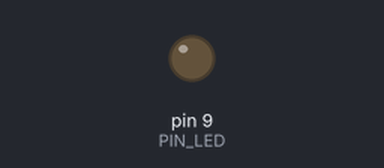
Recording of a sketch running on a simulated Arduino Uno, built with avr-gcc and run on an emulated ATmega328P. Parts: output pins drawn as LEDs (lit = HIGH).

Above: at 0.15 s.
At 39.84 s:
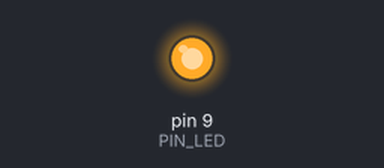
Timing chart, 0 to 40.0 s (numbered marks = the images above):
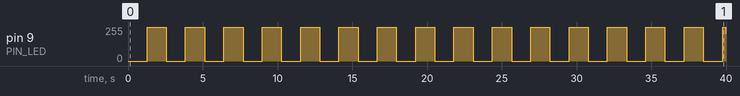

The sketch:

06_example_2.ino
```cpp
#define PIN_LED 9

void setup() {
  pinMode(PIN_LED, OUTPUT);
}

void loop() {
  for(int i = 0; i < 256; i++) {
    analogWrite(PIN_LED, i);
    delay(5);
  }
  for(int i = 255; i >= 0; i--) {
    analogWrite(PIN_LED, i);
    delay(5);
  }
}
```

Measured:
- by itself, pin 9 (PIN_LED): 0/255 → 255/255 at 1.3 s, → 0/255 1.3 s later, → 255/255 1.3 s later, → 0/255 1.3 s later, … (32 changes in this stretch)
